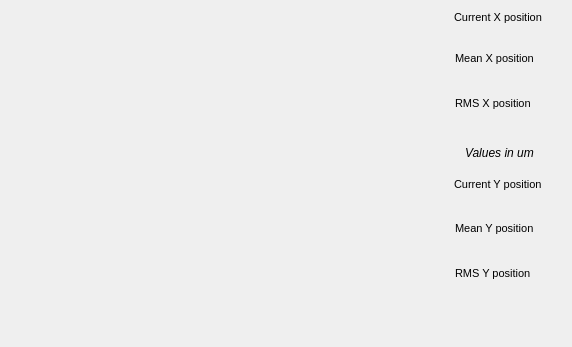
<?xml version="1.0" encoding="UTF-8"?>
<ui version="4.0">
 <class>MainWindow</class>
 <widget class="QMainWindow" name="MainWindow">
  <property name="geometry">
   <rect>
    <x>0</x>
    <y>0</y>
    <width>572</width>
    <height>347</height>
   </rect>
  </property>
  <property name="windowTitle">
   <string>Slow data</string>
  </property>
  <property name="Title" stdset="0">
   <string>SA data &gt;&gt; $(BPM)</string>
  </property>
  <widget class="QWidget" name="centralwidget">
   <widget class="caStripPlot" name="castripplot_2">
    <property name="geometry">
     <rect>
      <x>9</x>
      <y>176</y>
      <width>439</width>
      <height>162</height>
     </rect>
    </property>
    <property name="sizePolicy">
     <sizepolicy hsizetype="Expanding" vsizetype="Expanding">
      <horstretch>3</horstretch>
      <verstretch>0</verstretch>
     </sizepolicy>
    </property>
    <property name="TitleX">
     <string notr="true"/>
    </property>
    <property name="TitleY">
     <string notr="true">Y position [nm]</string>
    </property>
    <property name="channels" stdset="0">
     <string notr="true">$(BPM):sa.Y;$(BPM):stat:sa:y_mean;</string>
    </property>
    <property name="XaxisType">
     <enum>caStripPlot::TimeScale</enum>
    </property>
    <property name="YAxisScaling" stdset="0">
     <enum>caStripPlot::autoScale</enum>
    </property>
    <property name="YaxisLimitsMax_1">
     <double>1000000.000000000000000</double>
    </property>
    <property name="YaxisLimitsMin_1">
     <double>-1000000.000000000000000</double>
    </property>
    <property name="YaxisScalingMax_1" stdset="0">
     <enum>caStripPlot::User</enum>
    </property>
    <property name="YaxisScalingMin_1" stdset="0">
     <enum>caStripPlot::User</enum>
    </property>
    <property name="color_1">
     <color>
      <red>170</red>
      <green>85</green>
      <blue>0</blue>
     </color>
    </property>
    <property name="YaxisScalingMax_2" stdset="0">
     <enum>caStripPlot::Channel</enum>
    </property>
    <property name="color_2">
     <color>
      <red>0</red>
      <green>0</green>
      <blue>0</blue>
     </color>
    </property>
    <property name="foreground">
     <color alpha="0">
      <red>133</red>
      <green>190</green>
      <blue>232</blue>
     </color>
    </property>
    <property name="background">
     <color>
      <red>255</red>
      <green>255</green>
      <blue>255</blue>
     </color>
    </property>
    <property name="YaxisEnabled">
     <bool>true</bool>
    </property>
   </widget>
   <widget class="caStripPlot" name="castripplot">
    <property name="geometry">
     <rect>
      <x>9</x>
      <y>9</y>
      <width>439</width>
      <height>161</height>
     </rect>
    </property>
    <property name="sizePolicy">
     <sizepolicy hsizetype="Expanding" vsizetype="Expanding">
      <horstretch>3</horstretch>
      <verstretch>0</verstretch>
     </sizepolicy>
    </property>
    <property name="TitleX">
     <string notr="true"/>
    </property>
    <property name="TitleY">
     <string notr="true">X position [nm]</string>
    </property>
    <property name="channels" stdset="0">
     <string notr="true">$(BPM):sa.X;$(BPM):stat:sa:x_mean;</string>
    </property>
    <property name="XaxisType">
     <enum>caStripPlot::TimeScale</enum>
    </property>
    <property name="YAxisScaling" stdset="0">
     <enum>caStripPlot::autoScale</enum>
    </property>
    <property name="YaxisLimitsMax_1">
     <double>1000000.000000000000000</double>
    </property>
    <property name="YaxisLimitsMin_1">
     <double>-1000000.000000000000000</double>
    </property>
    <property name="YaxisScalingMax_1" stdset="0">
     <enum>caStripPlot::User</enum>
    </property>
    <property name="YaxisScalingMin_1" stdset="0">
     <enum>caStripPlot::User</enum>
    </property>
    <property name="color_1">
     <color>
      <red>170</red>
      <green>170</green>
      <blue>127</blue>
     </color>
    </property>
    <property name="YaxisScalingMax_2" stdset="0">
     <enum>caStripPlot::Channel</enum>
    </property>
    <property name="color_2">
     <color>
      <red>0</red>
      <green>0</green>
      <blue>0</blue>
     </color>
    </property>
    <property name="foreground">
     <color alpha="0">
      <red>133</red>
      <green>190</green>
      <blue>232</blue>
     </color>
    </property>
    <property name="background">
     <color>
      <red>255</red>
      <green>255</green>
      <blue>255</blue>
     </color>
    </property>
    <property name="YaxisEnabled">
     <bool>true</bool>
    </property>
   </widget>
   <widget class="QLabel" name="label_2">
    <property name="geometry">
     <rect>
      <x>454</x>
      <y>9</y>
      <width>109</width>
      <height>16</height>
     </rect>
    </property>
    <property name="font">
     <font>
      <pointsize>8</pointsize>
     </font>
    </property>
    <property name="text">
     <string>Current X position</string>
    </property>
   </widget>
   <widget class="QLabel" name="label">
    <property name="geometry">
     <rect>
      <x>454</x>
      <y>176</y>
      <width>108</width>
      <height>16</height>
     </rect>
    </property>
    <property name="font">
     <font>
      <pointsize>8</pointsize>
     </font>
    </property>
    <property name="text">
     <string>Current Y position</string>
    </property>
   </widget>
   <widget class="caCalc" name="cacalc">
    <property name="geometry">
     <rect>
      <x>480</x>
      <y>25</y>
      <width>81</width>
      <height>20</height>
     </rect>
    </property>
    <property name="alignment">
     <set>Qt::AlignRight|Qt::AlignTrailing|Qt::AlignVCenter</set>
    </property>
    <property name="fontScaleMode">
     <enum>ESimpleLabel::WidthAndHeight</enum>
    </property>
    <property name="variable">
     <string notr="true">sa_x</string>
    </property>
    <property name="calc">
     <string notr="true">A/1000</string>
    </property>
    <property name="channel" stdset="0">
     <string notr="true">$(BPM):sa.X</string>
    </property>
   </widget>
   <widget class="caCalc" name="cacalc_2">
    <property name="geometry">
     <rect>
      <x>480</x>
      <y>195</y>
      <width>81</width>
      <height>20</height>
     </rect>
    </property>
    <property name="alignment">
     <set>Qt::AlignRight|Qt::AlignTrailing|Qt::AlignVCenter</set>
    </property>
    <property name="fontScaleMode">
     <enum>ESimpleLabel::WidthAndHeight</enum>
    </property>
    <property name="variable">
     <string notr="true">sa_y</string>
    </property>
    <property name="calc">
     <string notr="true">A/1000</string>
    </property>
    <property name="channel" stdset="0">
     <string notr="true">$(BPM):sa.Y</string>
    </property>
   </widget>
   <widget class="QLabel" name="label_3">
    <property name="geometry">
     <rect>
      <x>455</x>
      <y>50</y>
      <width>109</width>
      <height>16</height>
     </rect>
    </property>
    <property name="font">
     <font>
      <pointsize>8</pointsize>
     </font>
    </property>
    <property name="text">
     <string>Mean X position</string>
    </property>
   </widget>
   <widget class="caCalc" name="cacalc_3">
    <property name="geometry">
     <rect>
      <x>480</x>
      <y>70</y>
      <width>81</width>
      <height>20</height>
     </rect>
    </property>
    <property name="alignment">
     <set>Qt::AlignRight|Qt::AlignTrailing|Qt::AlignVCenter</set>
    </property>
    <property name="fontScaleMode">
     <enum>ESimpleLabel::WidthAndHeight</enum>
    </property>
    <property name="variable">
     <string notr="true">sa_x_mean</string>
    </property>
    <property name="calc">
     <string notr="true">A/1000</string>
    </property>
    <property name="channel" stdset="0">
     <string notr="true">$(BPM):stat:sa:x_mean</string>
    </property>
   </widget>
   <widget class="caCalc" name="cacalc_4">
    <property name="geometry">
     <rect>
      <x>480</x>
      <y>115</y>
      <width>81</width>
      <height>20</height>
     </rect>
    </property>
    <property name="alignment">
     <set>Qt::AlignRight|Qt::AlignTrailing|Qt::AlignVCenter</set>
    </property>
    <property name="fontScaleMode">
     <enum>ESimpleLabel::WidthAndHeight</enum>
    </property>
    <property name="variable">
     <string notr="true">sa_x_rms</string>
    </property>
    <property name="calc">
     <string notr="true">A/1000</string>
    </property>
    <property name="channel" stdset="0">
     <string notr="true">$(BPM):stat:sa:x_std</string>
    </property>
   </widget>
   <widget class="QLabel" name="label_4">
    <property name="geometry">
     <rect>
      <x>455</x>
      <y>95</y>
      <width>109</width>
      <height>16</height>
     </rect>
    </property>
    <property name="font">
     <font>
      <pointsize>8</pointsize>
     </font>
    </property>
    <property name="text">
     <string>RMS X position</string>
    </property>
   </widget>
   <widget class="caCalc" name="cacalc_5">
    <property name="geometry">
     <rect>
      <x>480</x>
      <y>240</y>
      <width>81</width>
      <height>20</height>
     </rect>
    </property>
    <property name="alignment">
     <set>Qt::AlignRight|Qt::AlignTrailing|Qt::AlignVCenter</set>
    </property>
    <property name="fontScaleMode">
     <enum>ESimpleLabel::WidthAndHeight</enum>
    </property>
    <property name="variable">
     <string notr="true">sa_y_mean</string>
    </property>
    <property name="calc">
     <string notr="true">A/1000</string>
    </property>
    <property name="channel" stdset="0">
     <string notr="true">$(BPM):stat:sa:y_mean</string>
    </property>
   </widget>
   <widget class="QLabel" name="label_5">
    <property name="geometry">
     <rect>
      <x>455</x>
      <y>220</y>
      <width>109</width>
      <height>16</height>
     </rect>
    </property>
    <property name="font">
     <font>
      <pointsize>8</pointsize>
     </font>
    </property>
    <property name="text">
     <string>Mean Y position</string>
    </property>
   </widget>
   <widget class="QLabel" name="label_6">
    <property name="geometry">
     <rect>
      <x>455</x>
      <y>265</y>
      <width>109</width>
      <height>16</height>
     </rect>
    </property>
    <property name="font">
     <font>
      <pointsize>8</pointsize>
     </font>
    </property>
    <property name="text">
     <string>RMS Y position</string>
    </property>
   </widget>
   <widget class="caCalc" name="cacalc_6">
    <property name="geometry">
     <rect>
      <x>480</x>
      <y>285</y>
      <width>81</width>
      <height>20</height>
     </rect>
    </property>
    <property name="alignment">
     <set>Qt::AlignRight|Qt::AlignTrailing|Qt::AlignVCenter</set>
    </property>
    <property name="fontScaleMode">
     <enum>ESimpleLabel::WidthAndHeight</enum>
    </property>
    <property name="variable">
     <string notr="true">sa_y_rms</string>
    </property>
    <property name="calc">
     <string notr="true">A/1000</string>
    </property>
    <property name="channel" stdset="0">
     <string notr="true">$(BPM):stat:sa:y_std</string>
    </property>
   </widget>
   <widget class="QLabel" name="label_7">
    <property name="geometry">
     <rect>
      <x>465</x>
      <y>145</y>
      <width>91</width>
      <height>16</height>
     </rect>
    </property>
    <property name="font">
     <font>
      <italic>true</italic>
     </font>
    </property>
    <property name="text">
     <string>Values in um</string>
    </property>
   </widget>
   <widget class="caRelatedDisplay" name="carelateddisplay">
    <property name="geometry">
     <rect>
      <x>480</x>
      <y>325</y>
      <width>81</width>
      <height>16</height>
     </rect>
    </property>
    <property name="background">
     <color>
      <red>254</red>
      <green>217</green>
      <blue>188</blue>
     </color>
    </property>
    <property name="labels">
     <string notr="true">Amplitudes</string>
    </property>
    <property name="files">
     <string notr="true">sa_amplitudes</string>
    </property>
    <property name="args">
     <string notr="true">BPM=$(BPM)</string>
    </property>
   </widget>
  </widget>
 </widget>
 <customwidgets>
  <customwidget>
   <class>QwtPlot</class>
   <extends>QFrame</extends>
   <header>qwt_plot.h</header>
  </customwidget>
  <customwidget>
   <class>caRelatedDisplay</class>
   <extends>QWidget</extends>
   <header>caRelatedDisplay</header>
  </customwidget>
  <customwidget>
   <class>caStripPlot</class>
   <extends>QwtPlot</extends>
   <header>caStripPlot</header>
  </customwidget>
  <customwidget>
   <class>caCalc</class>
   <extends>QLabel</extends>
   <header>caCalc</header>
  </customwidget>
 </customwidgets>
 <resources/>
 <connections/>
 <designerdata>
  <property name="gridDeltaX">
   <number>5</number>
  </property>
  <property name="gridDeltaY">
   <number>5</number>
  </property>
  <property name="gridSnapX">
   <bool>true</bool>
  </property>
  <property name="gridSnapY">
   <bool>true</bool>
  </property>
  <property name="gridVisible">
   <bool>true</bool>
  </property>
 </designerdata>
</ui>
